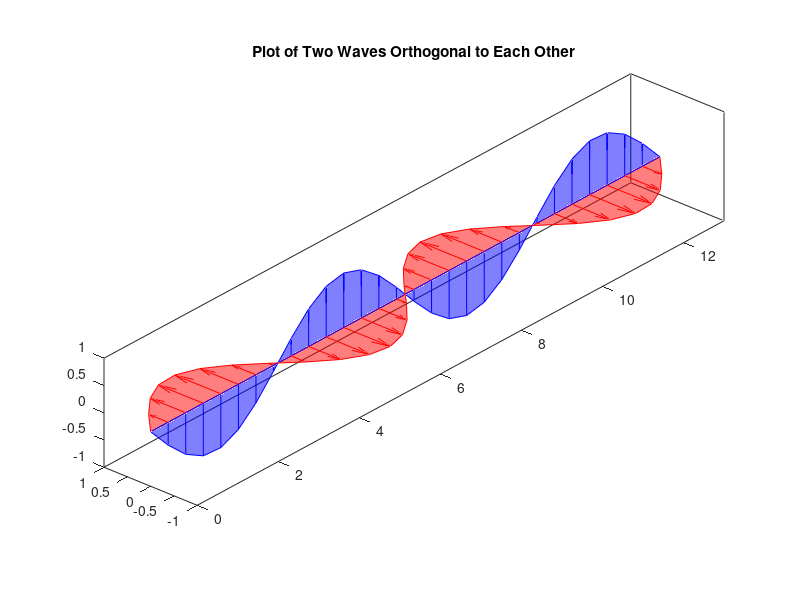

MATLAB code to generate this figure:
% Plot of two waves perperndicular to each other 

% Create some x data
x = linspace(0, 4*pi, 30);  

% Create two waves to plot
y = sin(x);              
z = sin(x-pi);           

% Plot the first wave in red and fill with color
u = zeros(size(x));
figure
fill3(x, y, u, 'r', 'EdgeColor', 'r', 'FaceAlpha', 0.5)
hold on
% Add arrows for the first wave                      
quiver3(x, u, u, u, y, u, 0, 'r')     
 
% Plot the first wave in blue and fill with color
fill3(x, u, z, 'b', 'EdgeColor', 'b', 'FaceAlpha', 0.5)  
% Add the arrows for the second wave
quiver3(x, u, u, u, u, z, 0, 'b')  
                     
% Use equal axis scaling 
view(-49,28)
axis square
daspect([1 1 1])
title('Plot of Two Waves Orthogonal to Each Other')
xlim([0 13])
ylim([-1 1])
zlim([-1 1])
